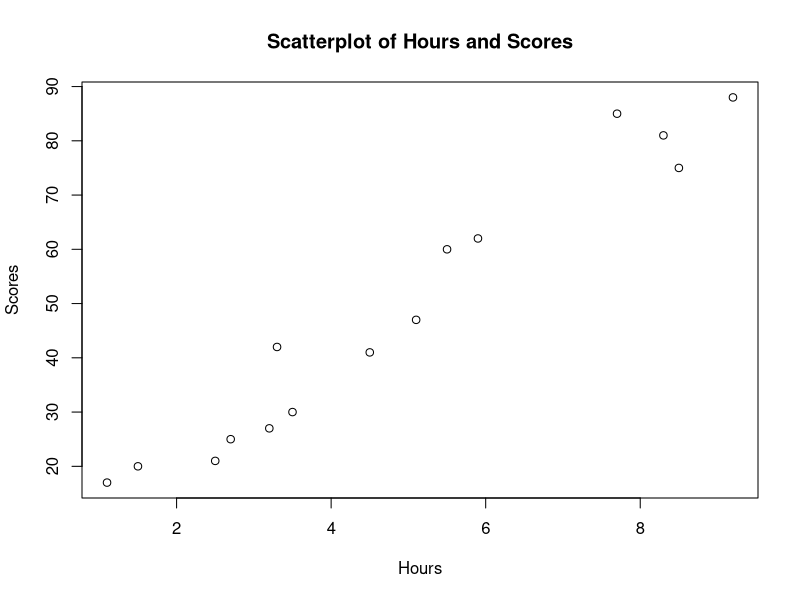
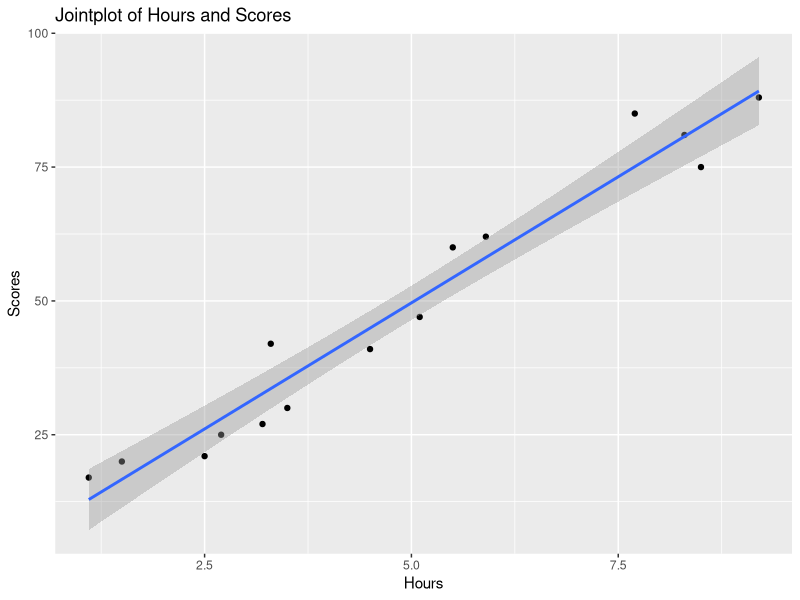
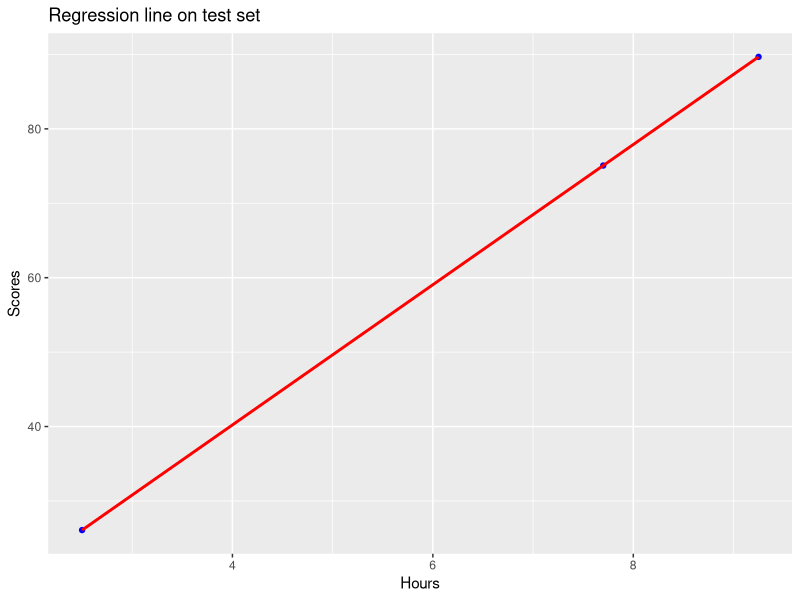
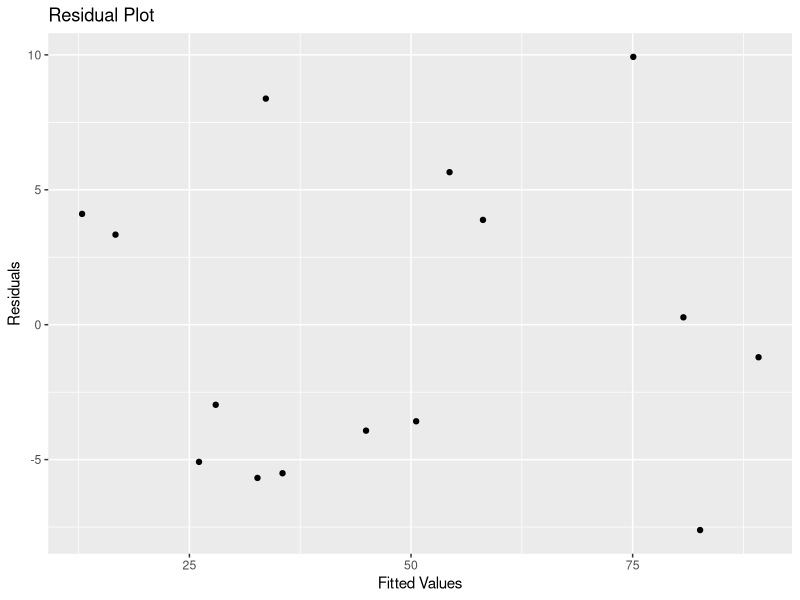

R code for these plots, in order:
# install.packages("ggplot2")
# memuat paket ggplot2
library(ggplot2)
library(caret)

# membaca file csv
nilai <- read.csv("nilai.csv")

head(nilai)

dim(nilai)

summary(nilai)

# membuat scatterplot
plot(nilai$Hours, nilai$Scores, main = "Scatterplot of Hours and Scores", xlab = "Hours", ylab = "Scores")

# membuat jointplot
ggplot(nilai, aes(x = Hours, y = Scores)) + 
  geom_point() +
  geom_smooth(method = "lm") +
  labs(title = "Jointplot of Hours and Scores", x = "Hours", y = "Scores")

# melakukan linear regression
model <- lm(Scores ~ Hours, data = nilai)

# menampilkan hasil linear regression
summary(model)
model

# membuat data frame baru yang berisi nilai actual dan predicted
df <- data.frame(nilai$Scores, predict(model))

# memberi nama kolom pada data frame
colnames(df) <- c("Actual", "Predicted")

# menampilkan data frame
df

# membuat prediksi dengan model linear regression
predicted <- predict(model, newdata = nilai)

# menghitung nilai MAE, MSE, RMSE, dan R2
MAE <- MAE(nilai$Scores, predicted)
MSE <- function(actual, predicted) {
  mean((actual - predicted) ^ 2)
}
MSE <- MSE(nilai$Scores, predicted)
RMSE <- RMSE(nilai$Scores, predicted)
R2 <- R2(predicted, nilai$Scores)

# menampilkan nilai MAE, MSE, RMSE, dan R2
cat("Mean Absolute Error: ", MAE, "\n")
cat("Mean Squared Error: ", MSE, "\n")
cat("Root Mean Squared Error: ", RMSE, "\n")
cat("Model R^2 Square value: ", R2, "\n")

# membuat data uji
test <- data.frame(Hours = c(2.5, 7.7, 9.25))

# membuat plot garis regresi pada data uji
ggplot(data = test, aes(x = Hours, y = predict(model, newdata = test))) +
  geom_point(color = "blue") +
  geom_smooth(method = "lm", se = FALSE, color = "red") +
  labs(x = "Hours", y = "Scores", title = "Regression line on test set")

# membuat residual plot
ggplot(data = data.frame(predicted = predict(model, nilai), residuals = model$residuals),
       aes(x = predicted, y = residuals)) +
  geom_point() +
  labs(x = "Fitted Values", y = "Residuals", title = "Residual Plot")
